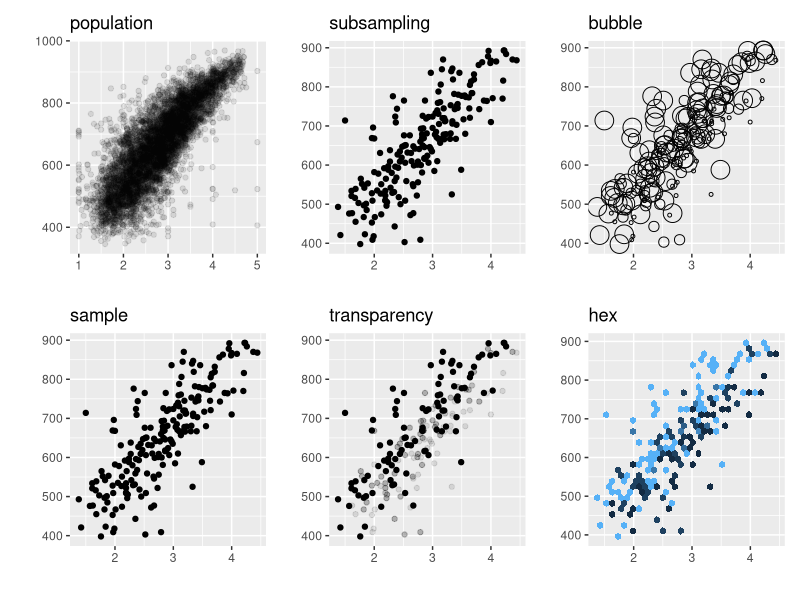
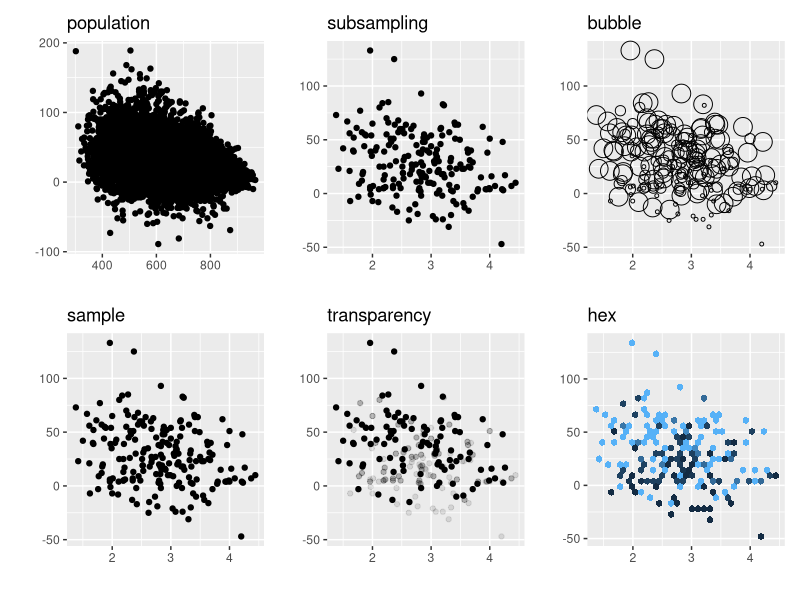

Reproduce these figures in R, in order.
## ---- chunk 1
#| echo: true
library(survey)
data(api)
## ---- chunk 2
library(patchwork)
library(tidyverse)

dstrat<-svydesign(id=~1,strata=~stype, weights=~pw, data=apistrat, fpc=~fpc)

rr <-  svyvar(~api00+avg.ed, dstrat) |> as.matrix() |>cov2cor() 
paste('True Correlation', rr[2,1])

wts <- 1/dstrat$prob 

p6 <- ggplot(apipop) + geom_point(aes(y=api00, x=avg.ed), alpha=.1 ) + labs(title='population', x = '', y = '')

 p5 <- ggplot(apistrat) + geom_point(aes(y=api00, x=avg.ed) ) + labs(title='sample', x = '', y = '') 

p2 <- ggplot(apistrat) + geom_point(aes(y=api00, x=avg.ed, size=wts), shape=1 ) + labs(title='bubble', , x = '', y = '')

p3 <- ggplot(apistrat) + geom_point(aes(y=api00, x=avg.ed, alpha=wts)) + labs(title ='transparency', x = '', y = '')

p4 <- ggplot(apistrat, aes(y=api00, x=avg.ed, z=wts)) + stat_summary_hex(  ) + labs(title='hex', x = '', y = '')

ids <- sample(1:nrow(apistrat), replace = TRUE, prob = wts )
p1 <- ggplot(apistrat) + geom_point(aes(y=api00, x=avg.ed) ) + labs(title='subsampling', x = '', y = '')

(p6 + p1 + p2)/ (p5+p3+p4)  + 
  plot_layout(guides = "collect", axes = "collect", axis_titles = "collect") & 
  theme(legend.position = "none")


## ---- chunk 3

rr <-  svyvar(~growth+api99, dstrat) |> as.matrix() |>cov2cor() 
paste('True Correlation', rr[2,1])

wts <- 1/dstrat$prob 

p6 <- ggplot(apipop) + geom_point(aes(y=growth, x=api99) ) + labs(title='population', x = '', y = '')

 p5 <- ggplot(apistrat) + geom_point(aes(y=growth, x=avg.ed) ) + labs(title='sample', x = '', y = '') 

p2 <- ggplot(apistrat) + geom_point(aes(y=growth, x=avg.ed, size=wts), shape=1 ) + labs(title='bubble', , x = '', y = '')

p3 <- ggplot(apistrat) + geom_point(aes(y=growth, x=avg.ed, alpha=wts)) + labs(title ='transparency', x = '', y = '')

p4 <- ggplot(apistrat, aes(y=growth, x=avg.ed, z=wts)) + stat_summary_hex(  ) + labs(title='hex', x = '', y = '')

ids <- sample(1:nrow(apistrat), replace = TRUE, prob = wts )
p1 <- ggplot(apistrat) + geom_point(aes(y=growth, x=avg.ed) ) + labs(title='subsampling', x = '', y = '')

(p6 + p1 + p2)/ (p5+p3+p4)  + 
  plot_layout(guides = "collect", axes = "collect", axis_titles = "collect") & 
  theme(legend.position = "none")
